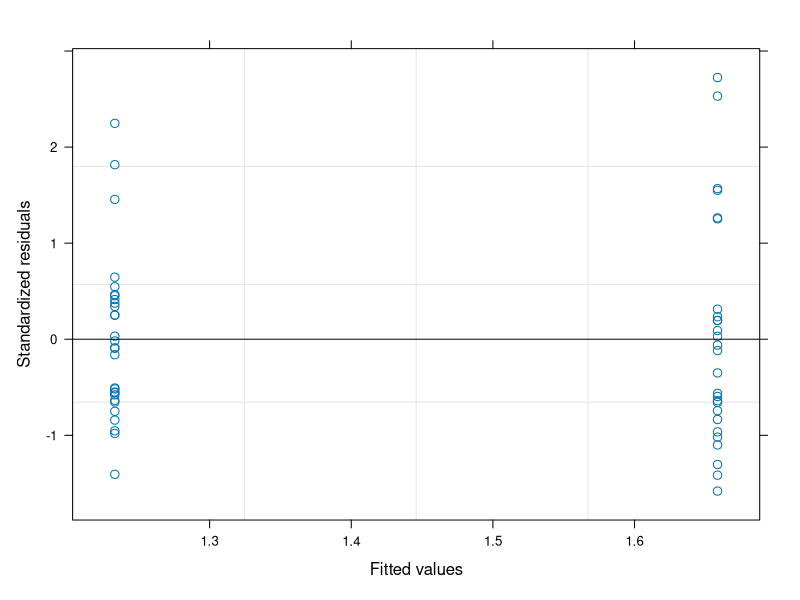
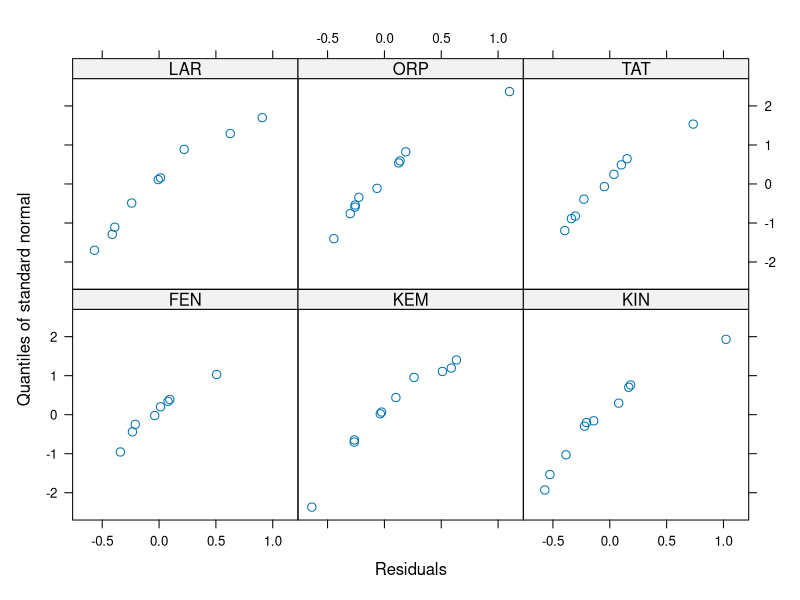
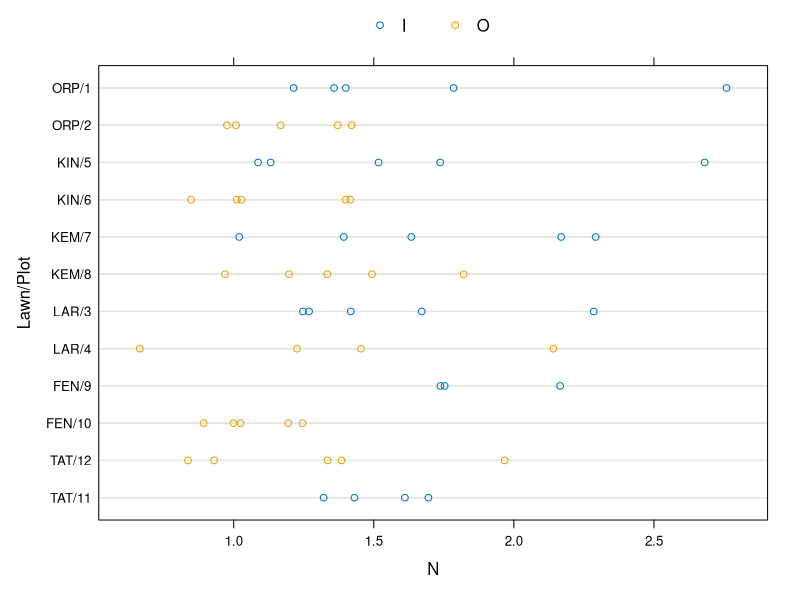

Here is the R script that generated these plots, in order:
# Garrett Arnold Kruger grazing lawn data

library(nlme)
gl <- read.csv("../data/grazing_lawn2.csv")
# Variables were transformed prior to analysis
# Bulk mass, LS ratio, N, and P were log-transformed
# N
N.lme <- lme(fixed = N ~ In_out, random =  ~ 1 | Lawn/Plot, data=gl)
anova(N.lme)
plot(N.lme)
qqnorm(N.lme,~ resid(.)|Lawn)
summary(N.lme)
# Grouped data
gl.grouped <- groupedData(N ~ In_out | Lawn/Plot, data = gl)
plot(gl.grouped)

# A simpler approach, using a paired T-test
gl.paired <- read.csv("grazing_lawn_paired.csv")
t.test(gl.paired$N.in, gl.paired$N.out, paired = TRUE)
